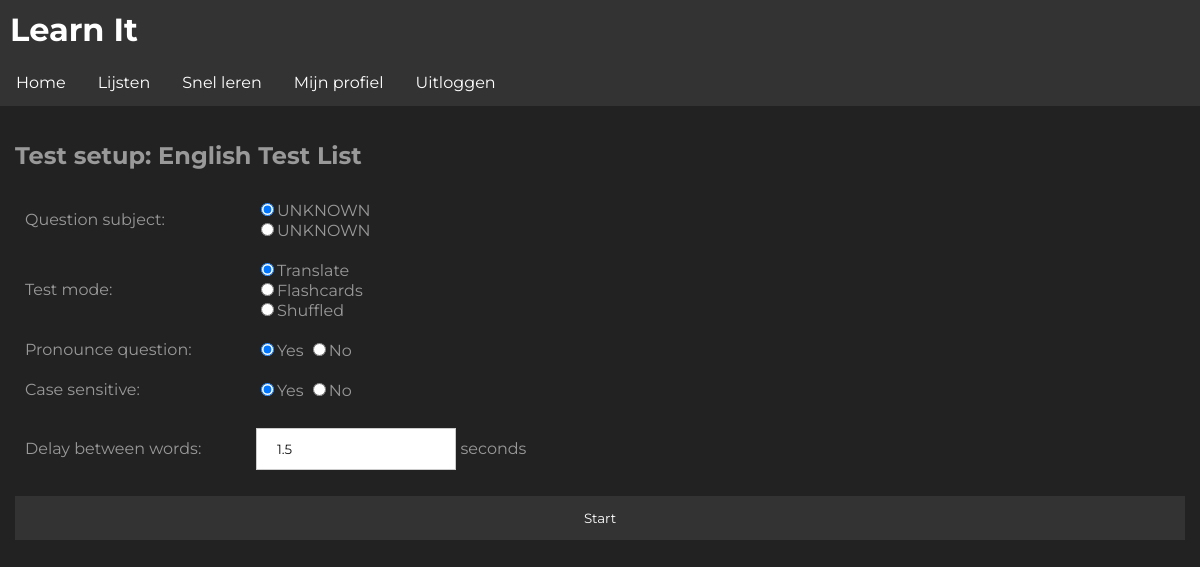
The page /app/test/8 (signed in) on the database as committed earlier.
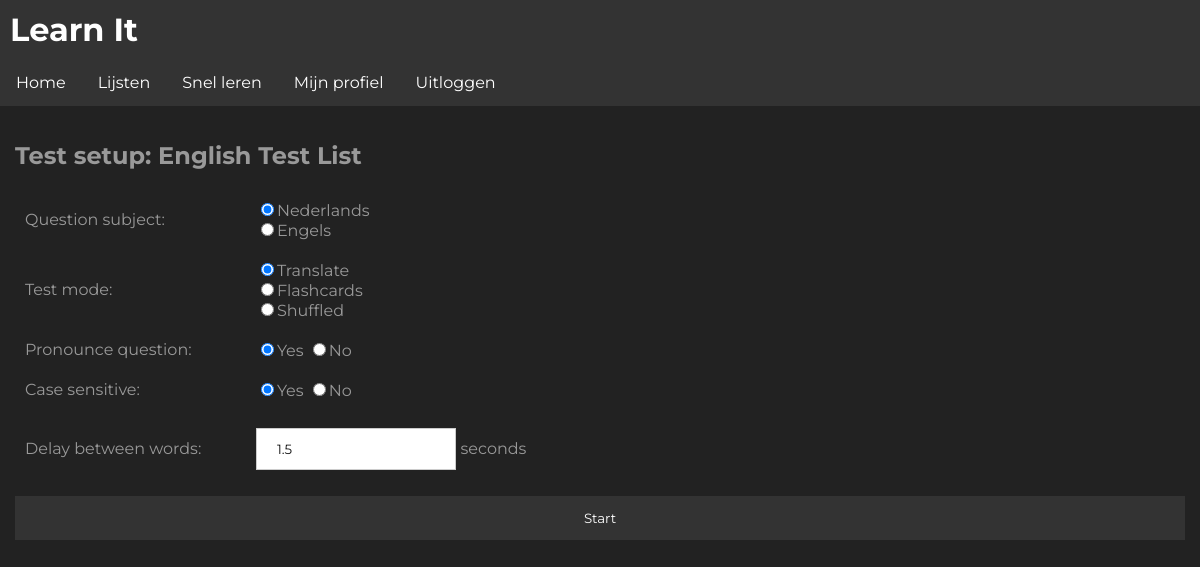
The same page on the database as committed later.
### learnit/models.py (models this page shows, shortened)
class List(models.Model):
    name = models.CharField(max_length=255)
    owner = models.ForeignKey(to=User, on_delete=models.CASCADE)
    question_subject = models.ForeignKey(to=Subject, on_delete=models.PROTECT, related_name='question_subject')
    answer_subject = models.ForeignKey(to=Subject, on_delete=models.PROTECT, related_name='answer_subject')
    questions = models.ManyToManyField(to=Question)

class Subject(models.Model):
    name = models.CharField(max_length=255)
    name_dutch = models.CharField(max_length=255, default="UNKNOWN")
    tts_support = models.BooleanField(default=False)

### learnit/views.py (the view, shortened to what this page needs)
# urls.py: path('app/test/<int:list_id>', views.test, name='test'),
def test(request, list_id):
    try:
        n_list = List.objects.get(pk=list_id, owner=request.user)
    except:
        return redirect('/app/lists')
    if request.method != 'POST':
        return render(request, 'app/test_setup.html', generate_context(request, {
            'list': n_list
        }))

### learnit/views.py (called while the page is built)
def generate_context(request, context):
    if request.user.is_authenticated:
        settings = Settings.objects.get(user=request.user)
        context['settings_theme'] = settings.interface_theme
        context['settings_lang'] = settings.interface_language
    return context

### templates/app/test_setup.html (shortened to what this page needs)
{% extends 'base.html' %}
{% block content %}
    <h2>Test setup: {{ list.name }}</h2>
    <form method="post" action="">
        <table id="test_form">
            <tr>
                <td>Question subject:</td>
                {% if settings_lang == 0 %}
                    <td>
                        <input type="radio" name="question_subject" value="question"
                               checked="checked">{{ list.question_subject }} <br>
                        <input type="radio" name="question_subject" value="answer">{{ list.answer_subject }}
                    </td>
                {% elif settings_lang == 1 %}
                    <td>
                        <input type="radio" name="question_subject" value="question"
                               checked="checked">{{ list.question_subject.name_dutch }} <br>
                        <input type="radio" name="question_subject" value="answer">{{ list.answer_subject.name_dutch }}
                    </td>
                {% endif %}
            </tr>
            <tr>
                <td>Test mode:</td>
                <td>
                    <input type="radio" name="test_mode" value="translate" checked="checked">Translate <br>
                    <input type="radio" name="test_mode" value="flashcards">Flashcards <br>
                    <input type="radio" name="test_mode" value="shuffle">Shuffled
                </td>
            </tr>
            <tr>
                <td>Pronounce question:</td>
                <td>
                    <input type="radio" name="tts" value="yes" checked="checked">Yes
                    <input type="radio" name="tts" value="no">No
                </td>
            </tr>
            <tr>
                <td>Case sensitive:</td>
                <td>
                    <input type="radio" name="case_sensitive" value="yes" checked="checked">Yes
                    <input type="radio" name="case_sensitive" value="no">No
                </td>
            </tr>
            <tr>
                <td>Delay between words:</td>
                <td>
                    <input id="delay_input" type="number" name="delay" value="1.5"> seconds
                </td>
            </tr>
        </table>
        <input type="submit" value="Start">
    </form>
{% endblock %}

Rows that differ between the two databases and show on the page:
changed through a linked row, List "English Test List": question_subject.name_dutch "UNKNOWN" → "Nederlands"; answer_subject.name_dutch "UNKNOWN" → "Engels"
